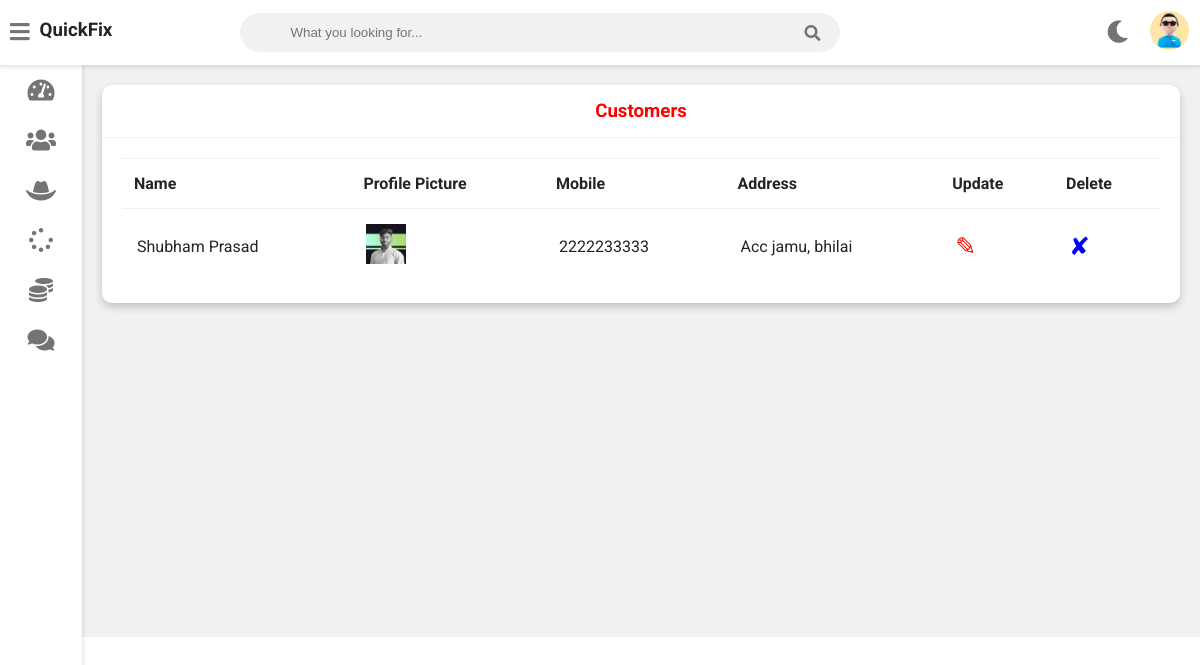
Screenshot of /admin-view-customer (signed in) with the database file from the repository.
### vehicle/models.py (models this page shows, shortened)
class Customer(models.Model):
    user=models.OneToOneField(User,on_delete=models.CASCADE)
    profile_pic= models.ImageField(upload_to='profile_pic/CustomerProfilePic/',null=True,blank=True)
    address = models.CharField(max_length=40)
    mobile = models.CharField(max_length=20,null=False)
    @property
    def get_name(self):
        return self.user.first_name+" "+self.user.last_name

### vehicle/views.py (the view)
# urls.py: path('admin-view-customer',views.admin_view_customer_view,name='admin-view-customer'),
@login_required(login_url='adminlogin')
def admin_view_customer_view(request):
    customers=models.Customer.objects.all()
    return render(request,'vehicle/admin_view_customer.html',{'customers':customers})

### templates/vehicle/admin_view_customer.html
{% extends 'vehicle/adminbase.html' %}
{% block content %}
{% load static %}
	<div class="wrapper">
		<div class="row">
			<div class="col-12 col-m-12 col-sm-12">
				<div class="card">
					<div class="card-header">
						<h3 style="color:red; text-align:center" >Customers
						</h3>
					</div>
					<div class="card-content">
						<table>
							<thead>
                <tr>
                  <th>Name</th>
                  <th>Profile Picture</th>
                  <th>Mobile</th>
                  <th>Address</th>
                  <th>Update</th>
                  <th>Delete</th>
                </tr>
							</thead>
							<tbody>
              {% for c in customers %}
                <tr>
                  <td> {{c.get_name}}</td>
                  <td> <img src="{% static c.profile_pic.url %}" alt="Profile Pic" height="40px" width="40px" /></td>
                  <td>{{c.mobile}}</td>
                  <td>{{c.address}}</td>
                  <td><a  style="color:red; text-decoration:none;font-size:25px;" href="{% url 'update-customer' c.id  %}">&#9998;</a></td>
                  <td><a style="color:blue; text-decoration:none;font-size:25px;"href="{% url 'delete-customer' c.id  %}">&#10008;</a></td>
                </tr>
                {% endfor %}
							</tbody>
						</table>
					</div>
				</div>
			</div>
		</div>
<br><br><br><br><br><br><br><br><br><br><br><br><br><br><br><br>
	</div>
{% endblock content %}

### static/style.css (style rules this page uses)
:root { --primary-color: #02d2f7; --success-color: #6ab04c; --warning-color: #f0932b; --danger-color: #eb4d4b; --light-color: #212529; --light-second-color: #727475; --light-background: #ffffff; --light-second-background: #f1f1f1; --dark-color: #909090; --dark-second-color: #f5f6fa; --dark-background: #23242D; --dark-second-background: #181818; }
.light { --main-bg-color: var(--light-background); --second-bg-color: var(--light-second-background); --main-color: var(--light-color); --second-color: var(--light-second-color); }
* { box-sizing: border-box; }
body { font-family: 'Roboto', sans-serif; background: var(--main-bg-color); color: var(--main-color); margin: 0; }
.wrapper { padding: 10px; margin-left: 82px; padding-top: 75px; background: var(--second-bg-color); transition: margin-left .5s; }
.row { display: flex; flex-wrap: wrap; flex-direction: row; }
.row:after, .row:before { box-sizing: border-box; }
[class*="col-"] { padding: 10px; }
@media only screen and (min-width: 600px) { .col-sm-12 { width: 100%; } }
@media only screen and (min-width: 768px) { .col-m-12 { width: 100%; } }
@media only screen and (min-width: 992px) { .col-12 { width: 100%; } }
.card { background: var(--main-bg-color); color: var(--main-color); border-radius: 10px; margin-bottom: 10px; box-shadow: 0 4px 8px 0 rgba(0,0,0,0.2); }
.card-header { padding: 15px 30px; border-bottom: 1px solid var(--second-bg-color); position: relative; }
.card-header h3 { margin: 0; }
.card-content { padding: 20px; overflow-x: auto; }
table { border-collapse: collapse; width: 100%; }
table td { border-top: 1px solid var(--second-bg-color); padding: 15px; }
table th { border-top: 1px solid var(--second-bg-color); border-bottom: 1px solid var(--second-bg-color); padding: 15px 12px; text-align: left; }

### rows the page displays
Customer: get_name "Shubham Prasad", profile_pic (picture), mobile "2222233333", address "Acc jamu, bhilai"
